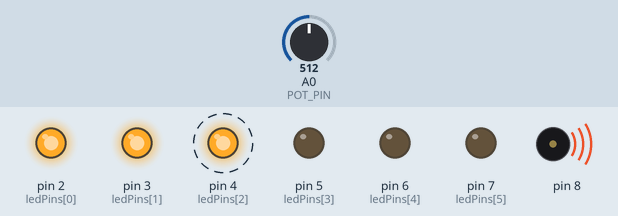
A sketch run on a simulated Arduino Uno, built with avr-gcc and run on an emulated ATmega328P. Shown: output pins drawn as LEDs (lit = HIGH), buzzer (waves = sounding). Dashed ring = blinking. The test bench sets the inputs (shaded band); at power-on: A0 (POT_PIN) = 512.

Above: at 0.75 s.
1.3 s: A0 (POT_PIN) set to 665
4.3 s: A0 (POT_PIN) set to 694
At 4.87 s:
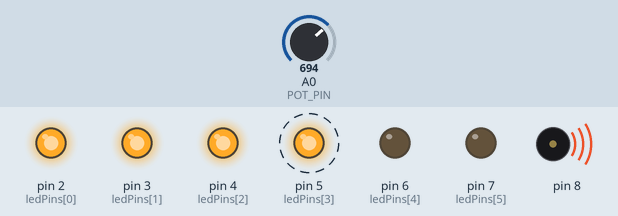
7.3 s: A0 (POT_PIN) set to 511
At 8.1 s:
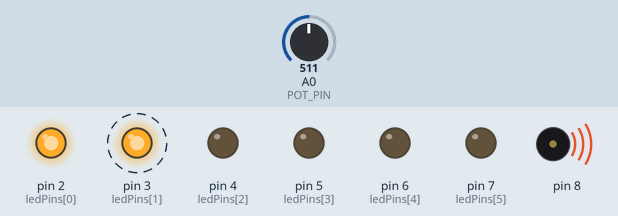
10.3 s: A0 (POT_PIN) set to 357
13.3 s: A0 (POT_PIN) set to 329
At 14.9 s:
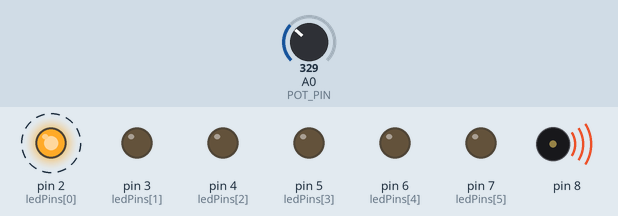
16.3 s: A0 (POT_PIN) set to 900
At 16.58 s:
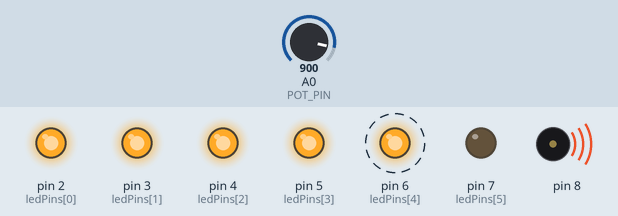
Timing chart, 0 to 20.3 s (numbered marks = the images above; inputs shaded):
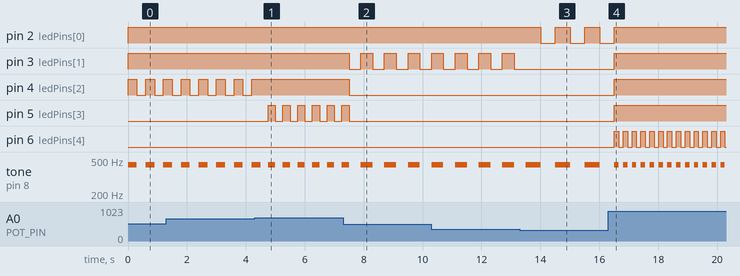

The sketch:

ghost_detector.ino
```cpp
int const POT_PIN = A0;
int const LED_COUNT = 6;

int potVal = 0;
int pinsOn = 0;
int blinkDelay = 250;
int blink = LOW;
bool turnedOn = false;

int const ledPins[LED_COUNT] = { 2, 3, 4, 5, 6, 7 };

// 0 - LED_COUNT + 1 -> +1 for the 'turned off' state
int const blinkDelays[LED_COUNT + 1] = { 500, 500, 400, 300, 250, 150, 50 };

void setup() {

  for (int i = 0; i < LED_COUNT; i++) {
    pinMode(ledPins[i], OUTPUT);
  }

}

void loop() {

  potVal = analogRead(POT_PIN);

  pinsOn = map(potVal, 0, 1023, 0, LED_COUNT);
  turnedOn = pinsOn != 0;
  blinkDelay = blinkDelays[pinsOn];

  if (turnedOn && blink == LOW) {
    tone(8, 440);
    blink = HIGH;
  } else {
    blink = LOW;
    noTone(8);
  }


  for (int i = 0; i < LED_COUNT; i++) {
      int pin = ledPins[i];

      if (i < pinsOn - 1) {
        digitalWrite(pin, HIGH);
      }
      else if (i == pinsOn - 1) {
        digitalWrite(pin, blink);
      }
      else {
        digitalWrite(pin, LOW);
      }
    }

  delay(blinkDelay);
}
```

Measured:
- the behaviour switches between 681 and 682 on A0 (POT_PIN) (found by bisection; images 0 and 1)
- the behaviour switches between 341 and 340 on A0 (POT_PIN) (found by bisection; images 2 and 3)
- after the input at 4.3 s, pin 4 (ledPins[2]): stops changing and stays HIGH; pin 5 (ledPins[3]): alternates HIGH for 0.25 s and LOW for 0.25 s, starting after 0.45 s
- after the input at 7.3 s, pin 3 (ledPins[1]): alternates HIGH for 0.40 s and LOW for 0.40 s, starting after 0.21 s; pin 4 (ledPins[2]): HIGH → LOW after 0.21 s; pin 5 (ledPins[3]): goes on until 7.5 s, then stays LOW; tone on pin 8: alternates 440 Hz for 0.40 s and silent for 0.40 s, starting after 0.61 s
- after the input at 13.3 s, pin 2 (ledPins[0]): alternates HIGH for 0.50 s and LOW for 0.50 s, starting after 0.71 s; pin 3 (ledPins[1]): stops changing and stays LOW
- after the input at 16.3 s, pin 2 (ledPins[0]): goes on until 16.5 s, then stays HIGH; pin 3 (ledPins[1]), pin 4 (ledPins[2]), pin 5 (ledPins[3]): LOW → HIGH after 0.21 s; pin 6 (ledPins[4]): alternates HIGH for 0.15 s and LOW for 0.15 s, starting after 0.21 s; tone on pin 8: alternates 440 Hz for 0.15 s and silent for 0.15 s, starting after 0.36 s
- by itself, pin 4 (ledPins[2]): alternates HIGH for 0.30 s and LOW for 0.30 s
- by itself, tone on pin 8: alternates 440 Hz for 0.25 s and silent for 0.25 s
